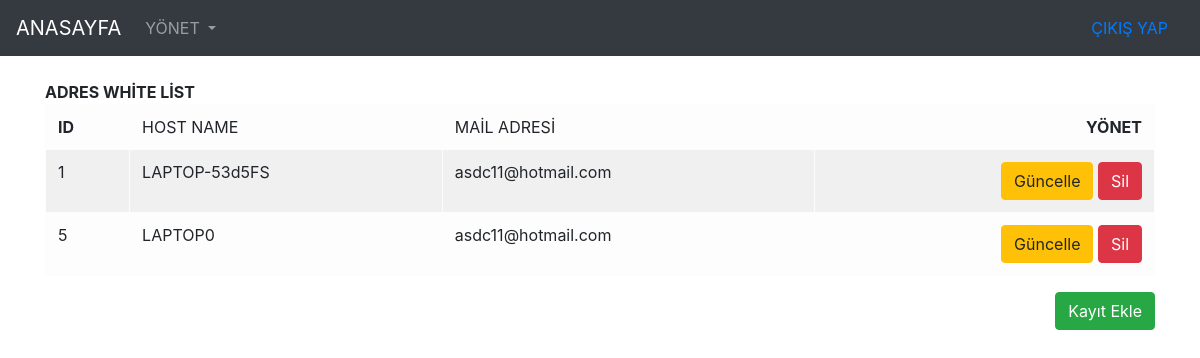
Page /adreswhitelist.php on the committed database.
### tables this page shows
CREATE TABLE `adreswhitelist` (
  `ID` int(20) NOT NULL,
  `HostName` varchar(50) NOT NULL,
  `MailAdresi` varchar(100) NOT NULL,
  `EklenmeTarihi` timestamp NOT NULL DEFAULT current_timestamp(),
  `DuzenlenmeTarihi` timestamp NOT NULL DEFAULT current_timestamp(),
  `Ekleyen` varchar(20) NOT NULL,
  `Duzenleyen` varchar(20) NOT NULL,
  `Silindi` bit(1) NOT NULL,
  `Silen` int(11) NOT NULL
);

### adreswhitelist.php (the view, shortened to what this page needs)
<?php
include("inc/db.php");
include('inc/header.php');
include('inc/navbar.php');
?>
<form method="post" action="#">
<br><div class="container">
	  <div class="row justify-content-center">
		<div class="col">
		 <table class="table table-bordered table-striped table-light">
			<tr colspan = 5 ><b>ADRES WHİTE LİST</tr>
			<tr>
			 <td><b>ID</td>
			 <td>HOST NAME</td>
			  <td>MAİL ADRESİ</td>
			 <td class="text-right"><b>YÖNET</td>
			 </tr>
			 <?php
			$query = $baglan->prepare("SELECT * FROM adreswhitelist");
			 $query->execute();
			 $result=$query-> fetchAll(PDO::FETCH_OBJ);
			 foreach($result as $row){?>
			 	<tr>
			 	<td><?= $row->ID ?></td>
			 	<td><?= $row->HostName ?></td>
				<td><?= $row->MailAdresi ?></td>
			 	<td class="text-right">
					<a href="adreswhitelistduzenle.php?islem=guncelle&id=<?= $row->ID ?> " class="btn btn-warning">Güncelle</a>
					<a href="adreswhitelistduzenle.php?islem=sil&id=<?= $row->ID ?> " class="btn btn-danger">Sil</a>
				</td>
			    </tr>
			 <?php } ?>
			</table>
			<div class ="text-right">
			<a href="adreswhitelistduzenle.php?islem=ekle" class="btn btn-success">Kayıt Ekle</a>
		  </div>  </div>
	  </div>
	</div>

### rows in the picture
adreswhitelist: ID "1", HostName "LAPTOP-53d5FS", MailAdresi "asdc11@hotmail.com"
adreswhitelist: ID "5", HostName "LAPTOP0", MailAdresi "asdc11@hotmail.com"
